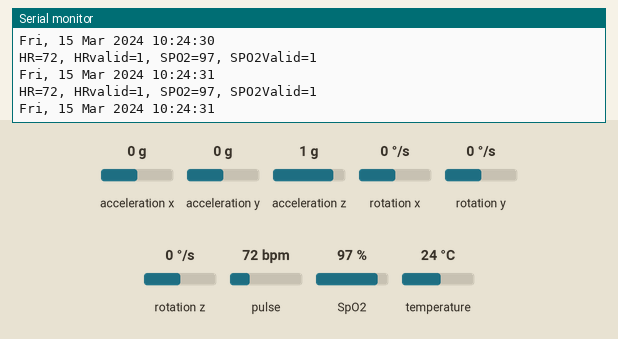
A program run on a simulated ESP32. Shown: the last lines printed to the serial monitor. The test bench sets the inputs (shaded band); at power-on: pulse 72 bpm, SpO2 97 %, acceleration x 0 g, acceleration y 0 g, acceleration z 1 g, rotation x 0 °/s, rotation y 0 °/s, rotation z 0 °/s, temperature 24 °C. The local clock reads 2024-03-15 10:24:30 at power-on unless the program sets it; storage starts empty; nothing arrives over Bluetooth unless stated.

Above: at 1.8 s.
1.9 s: pulse set to 42 bpm
At 2.16 s:
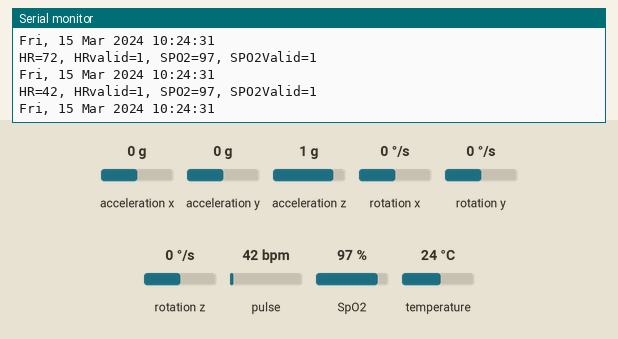
4.9 s: SpO2 set to 80 %
At 5.11 s:
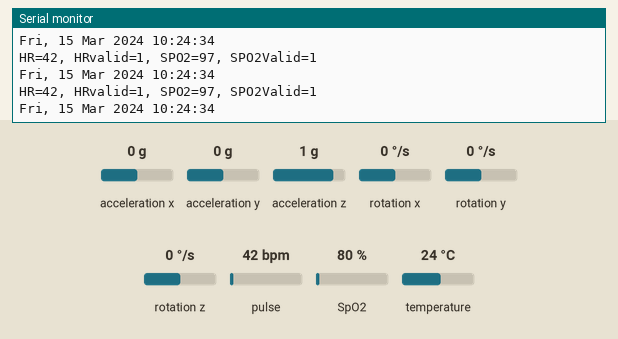
6.4 s: pulse set to 70 bpm
At 6.41 s:
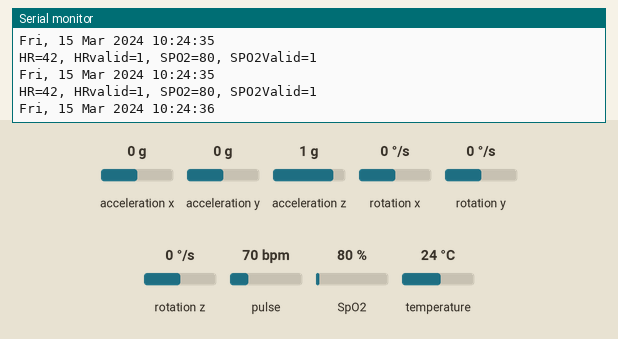
Timing chart, 0 to 9.4 s (numbered marks = the images above; inputs shaded):
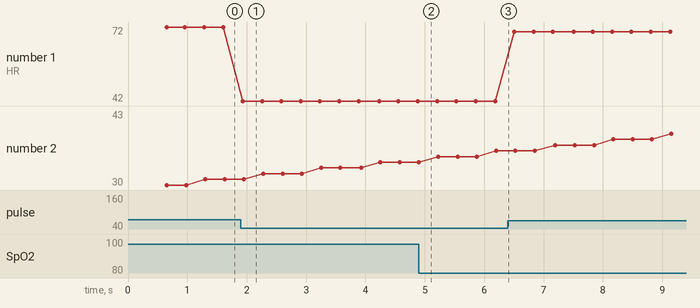

The program:

main.cpp
```cpp
#include <ESP32_Gyro.h>
#include <ESP32_Time.h>
#include <ESP32_SDcard.h>
#include <ESP32_MAX30102.h>
#include <BluetoothSerial.h>
#include <ESP32_PackageController.h>

// SDA - 21 // SCL - 22 //

#include <Adafruit_Sensor.h>
#include <Wire.h>

volatile byte state = LOW;
hw_timer_t * timer = NULL;

uint32_t MyTimer1 = 0, MyTimer2 = 0;

BluetoothSerial MY_ESP32;

int TimeStamp = 0;

Package pack;
PackageController pcontr;


ESP32_Gyro ESP32_gyro;
ESP32_Time ESP32_time;
ESP32_SDcard ESP32_sdcard;
ESP32_MAX30102 ESP32_max;

byte counter = 0;


void setup () {

  Serial.begin(115200);
  ESP32_sdcard.Init();
  ESP32_max.Init();
  ESP32_time.Init();
  ESP32_gyro.Init(0x69);
  MY_ESP32.begin("ESP32-K");

  ESP32_max.GetDataFromMAX30102();


}

void loop () {
  Serial.println(ESP32_time.GetCurrentDateString());
  ESP32_max.UpdateArray();

  if (millis() - MyTimer1 >= 200)
  {
    ESP32_max.UpdateData();

    pack.AddGyro(ESP32_gyro.Getwx(), ESP32_gyro.Getwy(), ESP32_gyro.Getwz(), ESP32_gyro.Getx(), ESP32_gyro.Gety(), ESP32_gyro.Getz());
    pack.AddPulse(ESP32_max.bGetBPM());
    pack.AddSpO2(ESP32_max.fGetSpO2());
    pack.AddTime(ESP32_time.GetDay(), ESP32_time.GetMonth(), ESP32_time.GetYear(), ESP32_time.GetHour(), ESP32_time.GetMin(), ESP32_time.GetSec());

    MyTimer1 = millis();
    counter++;
  }

  if (counter == 10 && pack.isFull()){
    pcontr.CreatePack(pack);
    MY_ESP32.write(pcontr.GetPack(), pcontr.GetSize());
    Serial.println("Пакет отправлен");
    pack.Reset();
    counter = 0;
  }
}
```

ESP32_Gyro.h
```cpp
#ifndef _ESP32_Gyro_
#define _ESP32_Gyro_

#include <Adafruit_MPU6050.h>

//
//  Подключение MPU6050 гироскопа, акселерометра к ESP32
//

#define MPU6050_AO_HIGH 0x69
#define MPU6050_AO_LOW  0x68
#define MPU6050_A0_DEFAULT MPU6050_AO_LOW


class ESP32_Gyro {
private:

    Adafruit_MPU6050 mpu;
    sensors_event_t a, g, temp;
    int MPU_ADDR = MPU6050_AO_HIGH;

public:

    // Начало подключения к MPU6050 по шине I2C

    void Init(int i2c_addr = MPU6050_A0_DEFAULT){

        MPU_ADDR = i2c_addr;

          if (!mpu.begin(MPU_ADDR)) {
            Serial.println("Sensor init failed");
            for(;;);
        }

    }


    // Геттеры
    float Getwx(){
        mpu.getEvent(&a, &g, &temp);
        return a.acceleration.x;
    }

    float Getwy(){
        mpu.getEvent(&a, &g, &temp);
        return a.acceleration.y;
    }

    float Getwz(){
        mpu.getEvent(&a, &g, &temp);
        return a.acceleration.z;
    }

    float Getx(){
        mpu.getEvent(&a, &g, &temp);
        return g.gyro.x;
    }

    float Gety(){
        mpu.getEvent(&a, &g, &temp);
        return g.gyro.y;
    }

    float Getz(){
        mpu.getEvent(&a, &g, &temp);
        return g.gyro.z;
    }

    // Вывести все данные в SerialPort
    void SerialPrint(){
        mpu.getEvent(&a, &g, &temp);
        Serial.print("Accelerometer ");
        Serial.print("X: ");
        Serial.print(a.acceleration.x, 1);
        Serial.print(" m/s^2, ");
        Serial.print("Y: ");
        Serial.print(a.acceleration.y, 1);
        Serial.print(" m/s^2, ");
        Serial.print("Z: ");
        Serial.print(a.acceleration.z, 1);
        Serial.println(" m/s^2");

        Serial.print("Gyroscope ");
        Serial.print("X: ");
        Serial.print(g.gyro.x, 1);
        Serial.print(" rps, ");
        Serial.print("Y: ");
        Serial.print(g.gyro.y, 1);
        Serial.print(" rps, ");
        Serial.print("Z: ");
        Serial.print(g.gyro.z, 1);
        Serial.println(" rps");

    }

    // Возвращает строку данных акселерометра

    String AccelData(){
        mpu.getEvent(&a, &g, &temp);
        String Data;
        Data += "Accelerometer - m/s^2 " + String(a.acceleration.x) + ", " + String(a.acceleration.y )
                + ", " + String(a.acceleration.z);
        return(Data);
    }

    // Возвращает строку данных гироскопа

    String GyroData(){
        mpu.getEvent(&a, &g, &temp);
        String Data;
        Data += "Gyroscope X: " + String(g.gyro.x) + " rps, " + "Y: " + String(g.gyro.y) + " rps, "+
                "Z: " + String(g.gyro.z) + " rps, ";
        return(Data);

    }

};
#endif
```

ESP32_MAX30102.h
```cpp
#ifndef _ESP32_MAX30102_
#define _ESP32_MAX30102_

#include <Wire.h>
#include "MAX30105.h"
#include "heartRate.h"
#include "spo2_algorithm.h"

class ESP32_MAX30102{
private:


    uint32_t irBuffer[50];   //  32-битный массив данных от сенсора со значениями от ИК-светодиода
    uint32_t redBuffer[50];  //  32-битный массив данных от сенсора со значениями от красного светодиода
    //--------------------------------------------------//
    int32_t bufferLength = 50;                           //  длина буфера данных
    int32_t spo2;                                       //  значение SpO2 (насыщенности крови кислородом)
    int8_t  validSPO2;                                  //  флаг валидности значений сенсора по SpO2
    int32_t heartRate;
    int32_t lasthr = 80;                                //  значение ЧСС
    int8_t  validHeartRate;

    MAX30105 particleSensor;


public:
    ESP32_MAX30102(){
        return;
    }
    void Init(){
        if (!particleSensor.begin(Wire, I2C_SPEED_FAST)) //Использовать стандартный I2C порт, 400kHz скорость
        {
        Serial.println("MAX30105 was not found. Please check wiring/power. ");
        while (1);
        }
        Serial.println("Place your index finger on the sensor with steady pressure.");

        particleSensor.setup(60, 4, 2, 400, 411, 4096); //Конфигурация сенсора
        particleSensor.setPulseAmplitudeIR(60);
        particleSensor.setPulseAmplitudeRed(60);
        particleSensor.setPulseAmplitudeGreen(0);

    }

    void GetDataFromMAX30102(){
        for (byte i = 0 ; i < bufferLength ; i++) {
            while (particleSensor.available() == false) {  //  Опрашиваем сенсор на предмет наличия новых значений
                particleSensor.check();
            }
            redBuffer[i] = particleSensor.getRed();
            irBuffer[i] = particleSensor.getIR();
            particleSensor.nextSample();
        }
        maxim_heart_rate_and_oxygen_saturation(irBuffer, bufferLength, redBuffer, &spo2, &validSPO2, &heartRate, &validHeartRate);
        Serial.print(F("HR="));                       //  Выводим текст в монитор последовательного порта
        Serial.print(heartRate, DEC);                   //  Выводим значение переменной   heartRate      в монитор последовательного порта
        Serial.print(F(", HRvalid="));                  //  Выводим текст в монитор последовательного порта
        Serial.print(validHeartRate, DEC);              //  Выводим значение переменной   validHeartRate в монитор последовательного порта
        Serial.print(F(", SPO2="));                     //  Выводим текст в монитор последовательного порта
        Serial.print(spo2, DEC);                        //  Выводим значение переменной   spo2           в монитор последовательного порта
        Serial.print(F(", SPO2Valid="));                //  Выводим текст в монитор последовательного порта
        Serial.println(validSPO2, DEC);
    }

    void UpdateArray(){
        for (byte i = 25; i < 50; i++) {
            redBuffer[i - 25] = redBuffer[i];
            irBuffer[i - 25] = irBuffer[i];
        }
        //  Получаем новые 25 значений прежде чем переходить к вычислению ЧСС
        for (byte i = 25; i < 50; i++) {
            redBuffer[i] =  particleSensor.getRed();        //  Записываем в массив значения сенсора, полученные при работе с КРАСНЫМ светодиодом
            irBuffer[i] =  particleSensor.getIR();          //  Записываем в массив значения сенсора, полученные при работе с ИК      светодиодом
            particleSensor.nextSample();
        }

    }

    void UpdateData(){
        maxim_heart_rate_and_oxygen_saturation(irBuffer, bufferLength, redBuffer, &spo2, &validSPO2, &heartRate, &validHeartRate);

        if (heartRate < 255 && heartRate > 20) {      //  Если количество ударов в минуту находится в промежутке между 20 и 255, то
            lasthr = heartRate;                       //  а затем деления всей суммы на коэффициент усреднения (на общее количество элементов в массиве)
        }
        else {
            heartRate = lasthr;
        }

        Serial.print(F("HR="));                         //  Выводим текст в монитор последовательного порта
        Serial.print(heartRate, DEC);                   //  Выводим значение переменной   heartRate      в монитор последовательного порта
        Serial.print(F(", HRvalid="));                  //  Выводим текст в монитор последовательного порта
        Serial.print(validHeartRate, DEC);              //  Выводим значение переменной   validHeartRate в монитор последовательного порта
        Serial.print(F(", SPO2="));                     //  Выводим текст в монитор последовательного порта
        Serial.print(spo2, DEC);                        //  Выводим значение переменной   spo2           в монитор последовательного порта
        Serial.print(F(", SPO2Valid="));                //  Выводим текст в монитор последовательного порта
        Serial.println(validSPO2, DEC);
    }

    String GetBPM(){
        return String(heartRate);
    }

    byte bGetBPM(){
        if (validHeartRate == 0) return 0;
        return byte(heartRate);
    }

    float fGetSpO2(){
        if (validSPO2 == 0) return -1;
        if (spo2 < 0)
            spo2 = 0;
        return (float)spo2;
    }

};

#endif  
```

ESP32_PackageController.h
```cpp
#ifndef _ESP32_PACKAGE_CONTROLLER_
#define _ESP32_PACKAGE_CONTROLLER_

#include <Arduino.h>
#include <string.h>


class TPackage;
typedef TPackage Package;
class TPackage
{
protected:
    byte GnWIter = 0, PIter = 0, SIter = 0, TimeIter;

    float wx[10],wy[10],wz[10]; // Угловое ускорение
    float  x[10], y[10], z[10]; // Гирскоп
    byte Pulse[10]; float SpO2[10]; // Пульс, Оксиденация
    byte Time[7]; // Время [день, месяц, год / 10, год % 100, часы, минуты, секунды]
public:


    byte GetTime(int i){
        return Time[i];
    }

    float* GetSpO2(int i){
        return &SpO2[i];
    }

    float* GetWx(int i){
        return &wx[i];
    }

    float* GetWy(int i){
        return &wy[i];
    }

    float* GetWz(int i){
        return &wz[i];
    }

    float* GetX(int i){
        return &x[i];
    }

    float* GetY(int i){
        return &y[i];
    }

    float* GetZ(int i){
        return &z[i];
    }

    byte GetPulse(int i){
        return Pulse[i];
    }

    bool isFull() {return GnWIter >= 10 ;}

    void Reset(){
        GnWIter = 0;
        PIter = 0;
        SIter = 0;
        TimeIter = 0;
        memset(Time, -1, 7);
    }

    bool AddGyro(float _wx, float _wy, float _wz, float _x, float _y, float _z){
        bool result = false;
        if (GnWIter < 10){
            wx[GnWIter] = _wx;
            wy[GnWIter] = _wy;
            wz[GnWIter] = _wz;
            x[GnWIter] = _x;
            y[GnWIter] = _y;
            z[GnWIter] = _z;

            GnWIter++;
            result = true;
        }
        return result;
    }
    bool AddPulse(byte pulse){
        bool result = false;
        if (PIter < 10){
            Pulse[PIter] = pulse;
            PIter++;
            result = true;
        }
        return result;
    }
    bool AddSpO2(float spo2){
        bool result = false;
        if (SIter < 10){
            SpO2[SIter] = spo2;
            SIter++;
            result = true;
        }
        return result;
    }
    bool AddTime(int d, int m, int y, int h, int mi, int s){
        bool result = false;
        if (TimeIter < 1) {
            Time[0] = d;
            Time[1] = m;
            Time[2] = y / 100;
            Time[3] = y % 100;
            Time[4] = h;
            Time[5] = mi;
            Time[6] = s;
            TimeIter++;
            result = true;
        }
        return result;
    }


};

class PackageController
{
private:
    byte packet[318];
    const int size = 318;
public:

    byte* GetPack(){
        return packet;
    }

    int GetSize(){
        return size;
    }

    void CreatePack(Package& pack){
        const char startmess[12] = "<Start_Pack";
        const char endmess[10] = "End_Pack>";

        for(int i = 0; i < 11; i++)
        {
            packet[i] = startmess[i];
        }

        int startoffset = 11;


        for(int i = 0; i < 10; i++){
            memcpy(packet + startoffset + i * sizeof(float), pack.GetWx(i), sizeof(float));
            memcpy(packet + startoffset + i * sizeof(float) + 40,  pack.GetWy(i), sizeof(float));
            memcpy(packet + startoffset + i * sizeof(float) + 40 * 2,  pack.GetWz(i), sizeof(float));
            memcpy(packet + startoffset + i * sizeof(float) + 40 * 3,  pack.GetX(i), sizeof(float));
            memcpy(packet + startoffset + i * sizeof(float) + 40 * 4,  pack.GetY(i), sizeof(float));
            memcpy(packet + startoffset + i * sizeof(float) + 40 * 5,  pack.GetZ(i), sizeof(float));
        }
        startoffset += 240;

        for (int i = 0; i < 10; i++)
        {
            packet[i + startoffset ] = pack.GetPulse(i);
        }

        startoffset += 10;

        for (int i = 0; i < 10; i++)
        {
            memcpy(packet + startoffset + i * sizeof(float), pack.GetSpO2(i), sizeof(float));
        }

        startoffset += 40;

        for (int i = 0; i < 7; i++)
        {
            packet[startoffset + i] = pack.GetTime(i);
        }

        startoffset += 7;

        for(int i = 0; i < 9; i++)
        {
            packet[startoffset + i] = endmess[i];
        }


    }


};


#endif
```

ESP32_SDcard.h
```cpp
#ifndef _ESP32_SDCARD_
#define _ESP32_SDCARD_

#include <SPI.h>
#include <SD.h>
#include <FS.h>

#define SD_CARD_PIN 5
// CS    5
// MOSI 23
// CLK  18
// MISO 19

class ESP32_SDcard{
private:
    File myFile;


public:

    // Начало подключения кард-ридера по шине SPI

    void Init(){
        if(!SD.begin(SD_CARD_PIN )){
            Serial.println("Card Mount Failed");
            return;

        }


    }

    void listDir(  const char * dirname, uint8_t levels){
        Serial.printf("Listing directory: %s\n", dirname);

        File root = SD.open(dirname);
        if(!root){
            Serial.println("Failed to open directory");
            return;
        }
        if(!root.isDirectory()){
            Serial.println("Not a directory");
            return;
        }

        File file = root.openNextFile();
        while(file){
            if(file.isDirectory()){
            Serial.print("  DIR : ");
            Serial.println(file.name());
            if(levels){
                listDir(file.name(), levels -1);
            }
            } else {
            Serial.print("  FILE: ");
            Serial.print(file.name());
            Serial.print("  SIZE: ");
            Serial.println(file.size());
            }
            file = root.openNextFile();
        }
    }

    void createDir(  const char * path){
        Serial.printf("Creating Dir: %s\n", path);
        if(SD.mkdir(path)){
            Serial.println("Dir created");
        } else {
            Serial.println("mkdir failed");
        }
    }

    void removeDir(  const char * path){
        Serial.printf("Removing Dir: %s\n", path);
        if(SD.rmdir(path)){
            Serial.println("Dir removed");
        } else {
            Serial.println("rmdir failed");
        }
    }

    void readFile(  const char * path){
        Serial.printf("Reading file: %s\n", path);

        File file = SD.open(path);
        if(!file){
            Serial.println("Failed to open file for reading");
            return;
        }

        file.read();

        Serial.print("Read from file: ");
        while(file.available()){
            Serial.write(file.read());
        }
        file.close();
    }

    void writeFile( const char * path, const char * message){
        Serial.printf("Writing file: %s\n", path);

        File file = SD.open(path, FILE_WRITE);
        if(!file){
            Serial.println("Failed to open file for writing");
            return;
        }
        if(file.print(message)){
            Serial.println("File written");
        } else {
            Serial.println("Write failed");
        }
        file.close();
    }

    void appendFile(  const char * path, const char * message){
        Serial.printf("Appending to file: %s\n", path);

        File file = SD.open(path, FILE_APPEND);
        if(!file){
            Serial.println("Failed to open file for appending");
            return;
        }
        if(file.print(message)){
            Serial.println("Message appended");
        } else {
            Serial.println("Append failed");
        }
        file.close();
    }

    void renameFile(  const char * path1, const char * path2){
        Serial.printf("Renaming file %s to %s\n", path1, path2);
        if (SD.rename(path1, path2)) {
            Serial.println("File renamed");
        } else {
            Serial.println("Rename failed");
        }
    }

    void deleteFile(  const char * path){
        Serial.printf("Deleting file: %s\n", path);
        if(SD.remove(path)){
            Serial.println("File deleted");
        } else {
            Serial.println("Delete failed");
        }
    }

    void testFileIO(  const char * path){
        File file = SD.open(path);
        static uint8_t buf[512];
        size_t len = 0;
        uint32_t start = millis();
        uint32_t end = start;
        if(file){
            len = file.size();
            size_t flen = len;
            start = millis();
            while(len){
            size_t toRead = len;
            if(toRead > 512){
                toRead = 512;
            }
            file.read(buf, toRead);
            len -= toRead;
            }
            end = millis() - start;
            Serial.printf("%u bytes read for %u ms\n", flen, end);
            file.close();
        } else {
            Serial.println("Failed to open file for reading");
        }


        file = SD.open(path, FILE_WRITE);
        if(!file){
            Serial.println("Failed to open file for writing");
            return;
        }

        size_t i;
        start = millis();
        for(i=0; i<2048; i++){
            file.write(buf, 512);
        }
        end = millis() - start;
        Serial.printf("%u bytes written for %u ms\n", 2048 * 512, end);
        file.close();
    }


};


#endif
```

Source omitted: ESP32_Time.h (2962 bytes)

Measured:
- after the input at 1.9 s, the serial monitor: prints a new line at once (image 1)
- plotted number 1: 72 → 42 after the input at 1.9 s, 42 → 70 after the input at 6.4 s
